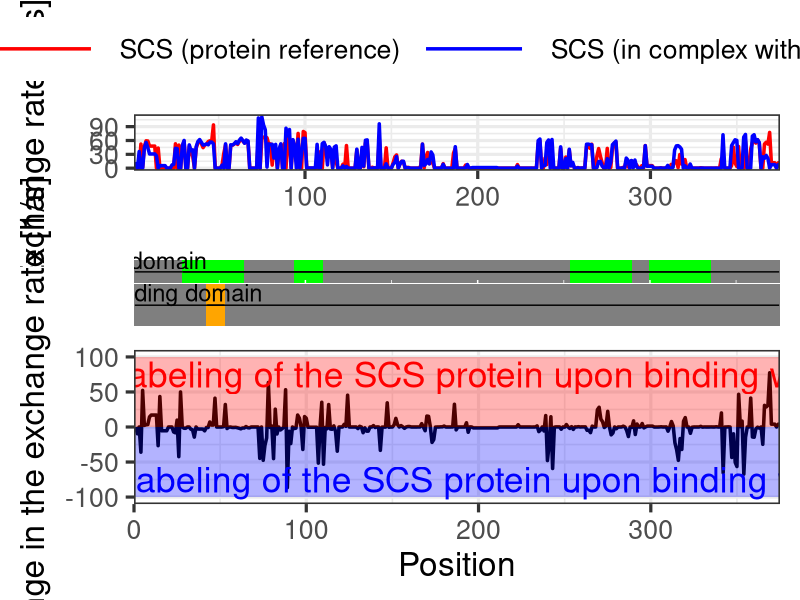
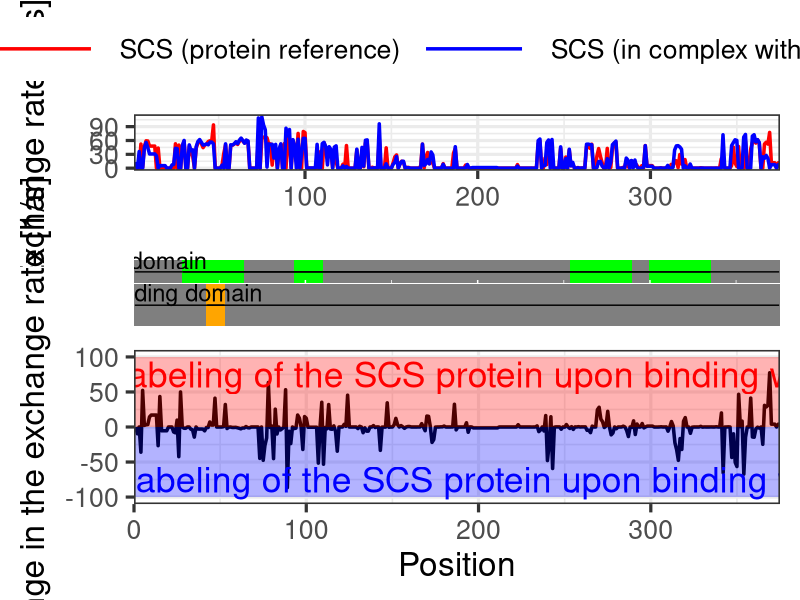

The R source for these figures, in order:
library(reshape2)
library(ggplot2)
library(dplyr)
library(gridExtra)
library(RColorBrewer)
library(cowplot)

dat <- read.table("./data/stany.tsv")

seq <- readLines("./data/seq.txt") %>% 
  strsplit("") %>% 
  unlist %>% 
  data.frame(pos = 1L:length(.), aa = .)

mdat <- mutate(dat, 
               pos = 1L:nrow(dat),
               facet_id = factor(floor(pos/200)),
               pos = pos,
               change = V1 - V2) %>% 
  melt(id.vars = c("pos", "facet_id"), variable.name = "type") %>% 
  mutate(type = as.character(type), 
         type = factor(ifelse(type == "V1", "SCS (protein reference)", ifelse(type == "V2", "SCS (in complex with Snrk26K50)", type))),
         type = relevel(type, ref = "SCS (protein reference)")) %>% 
  inner_join(seq, by = c("pos" = "pos")) %>% 
  mutate(value_disc = cut(value, breaks = c(min(value), -50, -25, 0, 25, 50, max(value)), include.lowest = TRUE),
         ef_domains = pos %in% c(29L:64, 94L:110, 254L:289, 300L:335),
         zinc_binding = pos %in% 43L:53)



p1 <- ggplot(filter(mdat, type != "change"), aes(x = pos, y = value, group = type, color = type)) +
  geom_line(size = 1.2) +
  scale_y_continuous("Exchange rate [1/s]") +
  scale_x_continuous("", expand = c(0, 0)) +
  scale_color_manual("", values = c("red", "blue")) +
  theme_bw(base_size = 24) +
  theme(legend.position = "top",
        legend.key.width = unit(6, "line"),
        #legend.key.height = unit(2, "line"),
        strip.background = element_blank(),
        strip.text.x = element_blank())

p3 <- ggplot(filter(mdat, type == "change"), 
             aes(x = pos, y = 1, label = aa, fill = ef_domains)) +
  geom_tile() +
  geom_line() +
  annotate("text", x = 10, y = 1.5, label = "EF domain", color = "black", size = 6, position = "left") +
  scale_x_continuous("", expand = c(0, 0)) +
  scale_y_discrete("") +
  scale_fill_manual("Region", values = c(NA, "green"), guide = FALSE) +
  theme(legend.position = "bottom", 
        axis.text = element_blank(), 
        axis.ticks = element_blank(),
        panel.background = element_rect(fill = NA, color = NA),
        axis.line = element_blank(),
        plot.margin = unit(c(-1, 1, -1, 1), "lines"))

p4 <- ggplot(filter(mdat, type == "change"), 
             aes(x = pos, y = factor(1), label = aa, fill = zinc_binding)) +
  geom_tile() +
  geom_line() +
  annotate("text", x = 14, y = 1.3, label = "Zinc binding domain", color = "black", size = 6, position = "left") +
  scale_x_continuous("", expand = c(0, 0)) +
  scale_y_discrete("") +
  scale_fill_manual("Region", values = c(NA, "orange"), guide = FALSE) +
  theme(legend.position = "bottom", 
        axis.text = element_blank(), 
        axis.ticks = element_blank(),
        panel.background = element_rect(fill = NA, color = NA),
        axis.line = element_blank(),
        plot.margin = unit(c(-1, 1, -1, 1), "lines"))


p2 <- ggplot(filter(mdat, type == "change"), aes(x = pos, y = value)) +
  geom_line(size = 1.2) +
  #geom_tile(data = data.frame(x = c(1, 2), 
  #                            y = c(1, 1), 
  #                            z = c("SCS (protein reference)", "SCS (in complex with Snrk26K50)")), 
  #          aes(x = x, y = y, fill = z)) +
  annotate("rect", xmin = 0, xmax = 375,  ymin = -100, ymax = 0, fill = "blue", colour = NA, alpha = 0.3) +
  annotate("text", x = 205, y = 75, label = "Increased labeling of the SCS protein upon binding with Snrk26K50", color = "red", size = 9) +
  annotate("text", x = 205, y = -75, label = "Decreased labeling of the SCS protein upon binding with Snrk26K50", color = "blue", size = 9) +
  annotate("rect", xmin = 0, xmax = 375,  ymin = -0, ymax = 100, fill = "red", colour = NA, alpha = 0.3) +
  #scale_y_continuous("Change in the exchange rate [1/s]\n(difference of protein reference and in complex with Snrk26K50") +
  scale_y_continuous("Change in the exchange rate [1/s]") +
  scale_x_continuous("Position", expand = c(0, 0)) +
  theme_bw(base_size = 24) +
  theme(strip.background = element_blank(),
        strip.text.x = element_blank())

pdf("comparison1.pdf", height = 14, width = 44)
plot_grid(p1, p3, p4, p2, align = "v", ncol = 1, rel_heights = c(0.4, 0.05, 0.05, 0.4))
dev.off()


tiff("comparison1.tiff", height = 14, width = 44, units = "in", res = 150, compression = "zip")
plot_grid(p1, p3, p4, p2, align = "v", ncol = 1, rel_heights = c(0.4, 0.05, 0.05, 0.4))
dev.off()
